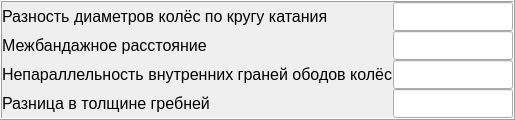
            <widget class="QFrame" name="geometry_test_gen_frame">
             <property name="minimumSize">
              <size>
               <width>0</width>
               <height>120</height>
              </size>
             </property>
             <property name="maximumSize">
              <size>
               <width>16777215</width>
               <height>120</height>
              </size>
             </property>
             <property name="frameShape">
              <enum>QFrame::Box</enum>
             </property>
             <property name="frameShadow">
              <enum>QFrame::Raised</enum>
             </property>
             <layout class="QGridLayout" name="gridLayout_6">
              <property name="leftMargin">
               <number>0</number>
              </property>
              <property name="topMargin">
               <number>0</number>
              </property>
              <property name="rightMargin">
               <number>0</number>
              </property>
              <property name="bottomMargin">
               <number>0</number>
              </property>
              <property name="spacing">
               <number>0</number>
              </property>
              <item row="5" column="1">
               <widget class="QLineEdit" name="geometry_test_crest_diff_lineEdit">
                <property name="maximumSize">
                 <size>
                  <width>120</width>
                  <height>30</height>
                 </size>
                </property>
                <property name="font">
                 <font>
                  <family>Arial</family>
                  <pointsize>12</pointsize>
                 </font>
                </property>
                <property name="text">
                 <string/>
                </property>
                <property name="alignment">
                 <set>Qt::AlignCenter</set>
                </property>
                <property name="readOnly">
                 <bool>true</bool>
                </property>
               </widget>
              </item>
              <item row="0" column="1">
               <widget class="QLineEdit" name="geometry_test_diff_diameter_lineEdit">
                <property name="maximumSize">
                 <size>
                  <width>120</width>
                  <height>30</height>
                 </size>
                </property>
                <property name="font">
                 <font>
                  <family>Arial</family>
                  <pointsize>12</pointsize>
                 </font>
                </property>
                <property name="text">
                 <string/>
                </property>
                <property name="alignment">
                 <set>Qt::AlignCenter</set>
                </property>
                <property name="readOnly">
                 <bool>true</bool>
                </property>
               </widget>
              </item>
              <item row="2" column="1">
               <widget class="QLineEdit" name="geometry_test_interband_lineEdit">
                <property name="maximumSize">
                 <size>
                  <width>120</width>
                  <height>30</height>
                 </size>
                </property>
                <property name="font">
                 <font>
                  <family>Arial</family>
                  <pointsize>12</pointsize>
                 </font>
                </property>
                <property name="text">
                 <string/>
                </property>
                <property name="alignment">
                 <set>Qt::AlignCenter</set>
                </property>
                <property name="readOnly">
                 <bool>true</bool>
                </property>
               </widget>
              </item>
              <item row="4" column="1">
               <widget class="QLineEdit" name="geometry_test_unparallel_lineEdit">
                <property name="maximumSize">
                 <size>
                  <width>120</width>
                  <height>30</height>
                 </size>
                </property>
                <property name="font">
                 <font>
                  <family>Arial</family>
                  <pointsize>12</pointsize>
                 </font>
                </property>
                <property name="text">
                 <string/>
                </property>
                <property name="alignment">
                 <set>Qt::AlignCenter</set>
                </property>
                <property name="readOnly">
                 <bool>true</bool>
                </property>
               </widget>
              </item>
              <item row="0" column="0">
               <widget class="QLabel" name="label_17">
                <property name="maximumSize">
                 <size>
                  <width>400</width>
                  <height>30</height>
                 </size>
                </property>
                <property name="font">
                 <font>
                  <family>Arial</family>
                  <pointsize>12</pointsize>
                 </font>
                </property>
                <property name="text">
                 <string>Разность диаметров колёс по кругу катания</string>
                </property>
               </widget>
              </item>
              <item row="2" column="0">
               <widget class="QLabel" name="label_18">
                <property name="maximumSize">
                 <size>
                  <width>400</width>
                  <height>30</height>
                 </size>
                </property>
                <property name="font">
                 <font>
                  <family>Arial</family>
                  <pointsize>12</pointsize>
                 </font>
                </property>
                <property name="text">
                 <string>Межбандажное расстояние</string>
                </property>
               </widget>
              </item>
              <item row="4" column="0">
               <widget class="QLabel" name="label_19">
                <property name="maximumSize">
                 <size>
                  <width>400</width>
                  <height>30</height>
                 </size>
                </property>
                <property name="font">
                 <font>
                  <family>Arial</family>
                  <pointsize>12</pointsize>
                 </font>
                </property>
                <property name="text">
                 <string>Непараллельность внутренних граней ободов колёс</string>
                </property>
               </widget>
              </item>
              <item row="5" column="0">
               <widget class="QLabel" name="label_20">
                <property name="maximumSize">
                 <size>
                  <width>400</width>
                  <height>30</height>
                 </size>
                </property>
                <property name="font">
                 <font>
                  <family>Arial</family>
                  <pointsize>12</pointsize>
                 </font>
                </property>
                <property name="text">
                 <string>Разница в толщине гребней</string>
                </property>
               </widget>
              </item>
             </layout>
            </widget>
